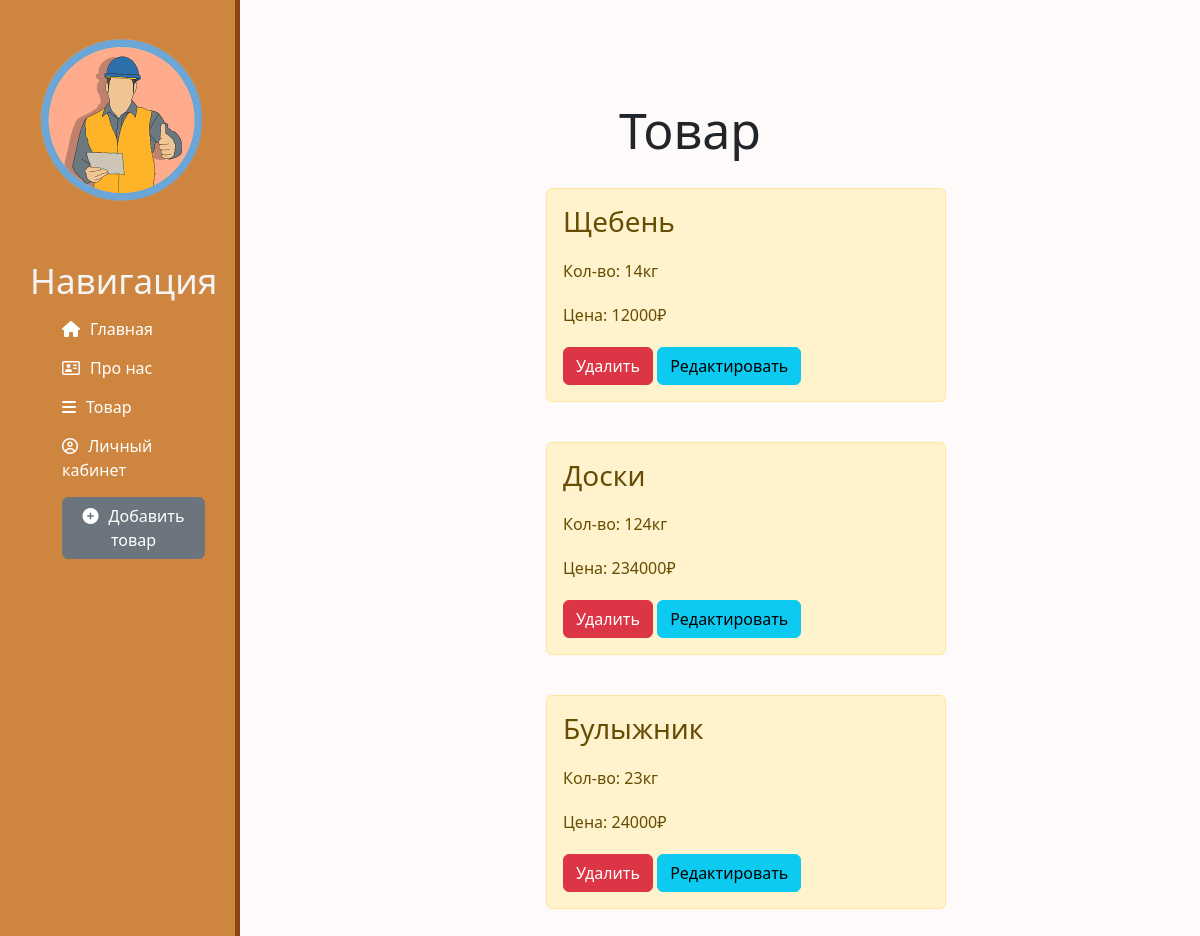
The page /katalog/ on the database as committed earlier.
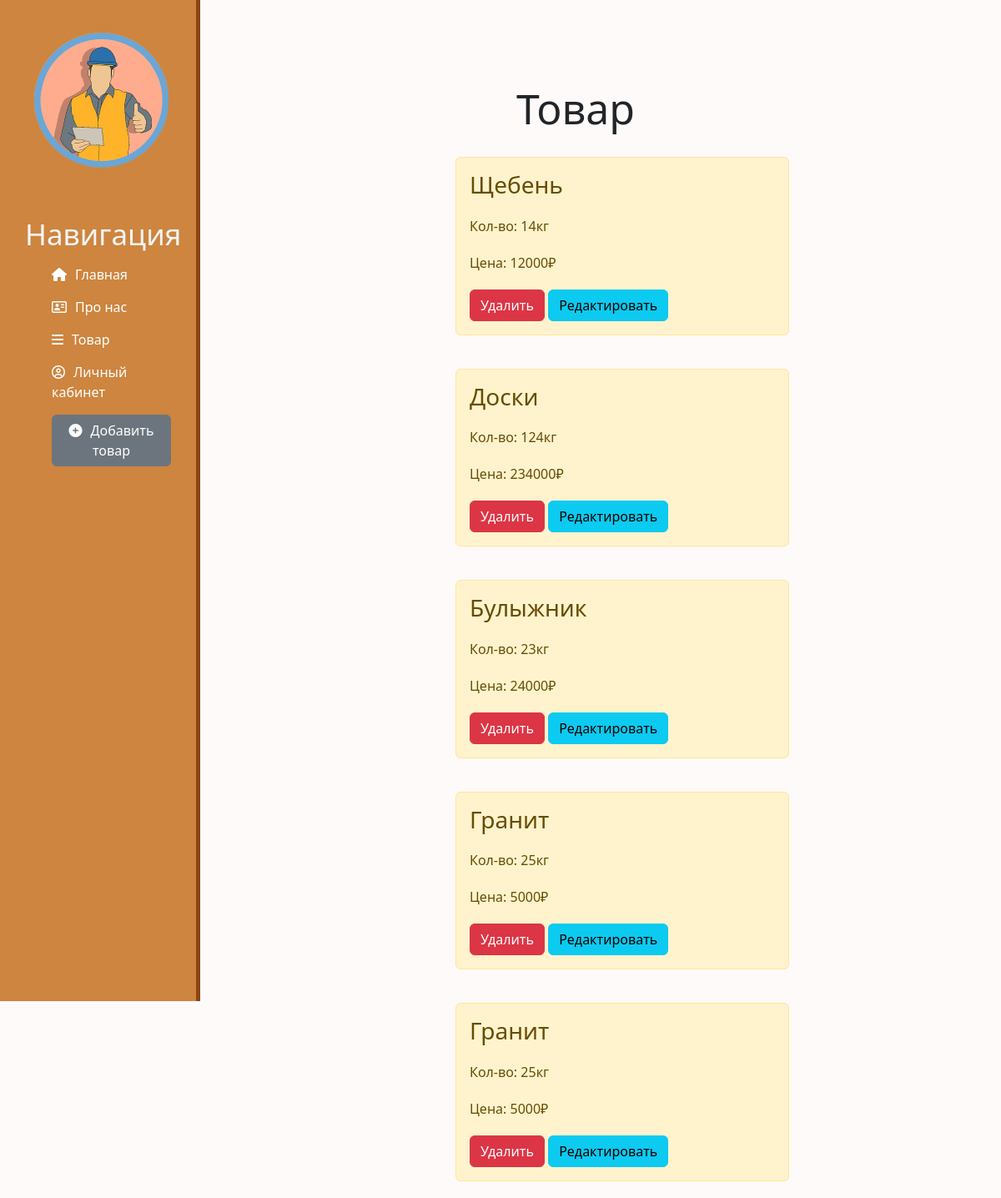
The same page on the database as committed later.
### katalog/models.py (models this page shows, shortened)
class Shed(models.Model):
    name = models.CharField('Название', max_length=15)
    kolvo = models.CharField('Количество', max_length=25)
    price = models.CharField('Стоимость', max_length=25)
    class Meta:
        verbose_name = 'Каталог'
        verbose_name_plural = 'Каталоги'

### katalog/views.py (the view)
def katalog_home(request):
    katalog = Shed.objects.all()
    return render(request, 'katalog/katalog_home.html', {'katalog': katalog})

### katalog/templates/katalog/katalog_home.html (shortened to what this page needs)
{% extends 'main/layout.html' %}
{% block content %}
    <div class="features">
        <h1>Товар</h1>
        {% for el in katalog %}
            <div class="alert alert-warning">
                <h3>{{ el.name }}</h3>
                <p>Кол-во: {{ el.kolvo }}кг</p>
                <p>Цена: {{ el.price }}₽</p>
                <a href="{% url 'katalog-delete' el.id %}" class="btn btn-danger">Удалить</a>
                <a href="{% url 'katalog-update' el.id %}" class="btn btn-info">Редактировать</a>
            </div>
        {% endfor %}
    </div>
{% endblock %}

Rows that differ between the two databases and show on the page:
added Shed: name "Гранит", kolvo "25", price "5000"
added Shed: name "Гранит", kolvo "25", price "5000"
